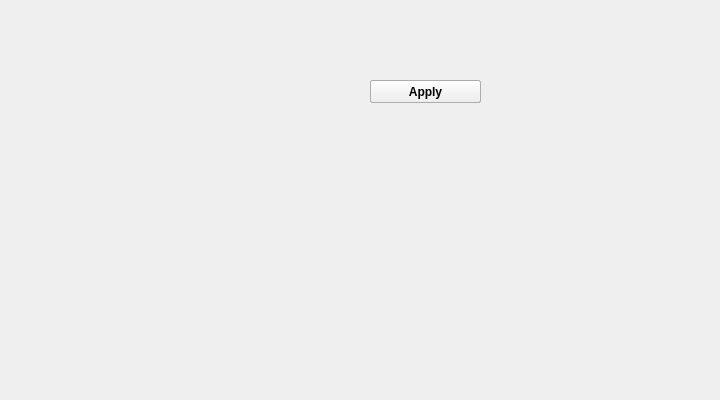
<?xml version="1.0" encoding="UTF-8"?>
<ui version="4.0">
 <class>LUAEditorSettingsDialog</class>
 <widget class="QDialog" name="LUAEditorSettingsDialog">
  <property name="geometry">
   <rect>
    <x>0</x>
    <y>0</y>
    <width>720</width>
    <height>400</height>
   </rect>
  </property>
  <property name="sizePolicy">
   <sizepolicy hsizetype="Preferred" vsizetype="Preferred">
    <horstretch>0</horstretch>
    <verstretch>0</verstretch>
   </sizepolicy>
  </property>
  <property name="windowTitle">
   <string>Settings</string>
  </property>
  <widget class="AzToolsFramework::ReflectedPropertyEditor" name="propertyEditor" native="true">
   <property name="geometry">
    <rect>
     <x>0</x>
     <y>0</y>
     <width>100</width>
     <height>30</height>
    </rect>
   </property>
  </widget>
  <widget class="QPushButton" name="cancelButton">
   <property name="enabled">
    <bool>true</bool>
   </property>
   <property name="geometry">
    <rect>
     <x>370</x>
     <y>80</y>
     <width>111</width>
     <height>23</height>
    </rect>
   </property>
   <property name="font">
    <font>
     <weight>75</weight>
     <bold>true</bold>
    </font>
   </property>
   <property name="text">
    <string>Cancel</string>
   </property>
   <property name="autoDefault">
    <bool>false</bool>
   </property>
  </widget>
  <widget class="QPushButton" name="saveButton">
   <property name="enabled">
    <bool>true</bool>
   </property>
   <property name="geometry">
    <rect>
     <x>370</x>
     <y>80</y>
     <width>111</width>
     <height>23</height>
    </rect>
   </property>
   <property name="font">
    <font>
     <weight>75</weight>
     <bold>true</bold>
    </font>
   </property>
   <property name="text">
    <string>Save</string>
   </property>
   <property name="autoDefault">
    <bool>false</bool>
   </property>
  </widget>
  <widget class="QPushButton" name="saveCloseButton">
   <property name="enabled">
    <bool>true</bool>
   </property>
   <property name="geometry">
    <rect>
     <x>370</x>
     <y>80</y>
     <width>111</width>
     <height>23</height>
    </rect>
   </property>
   <property name="font">
    <font>
     <weight>75</weight>
     <bold>true</bold>
    </font>
   </property>
   <property name="text">
    <string>Save &amp;&amp; Close</string>
   </property>
   <property name="autoDefault">
    <bool>false</bool>
   </property>
  </widget>
  <widget class="QPushButton" name="applyButton">
   <property name="enabled">
    <bool>true</bool>
   </property>
   <property name="geometry">
    <rect>
     <x>370</x>
     <y>80</y>
     <width>111</width>
     <height>23</height>
    </rect>
   </property>
   <property name="font">
    <font>
     <weight>75</weight>
     <bold>true</bold>
    </font>
   </property>
   <property name="text">
    <string>Apply</string>
   </property>
   <property name="autoDefault">
    <bool>false</bool>
   </property>
  </widget>
 </widget>
 <customwidgets>
  <customwidget>
   <class>AzToolsFramework::ReflectedPropertyEditor</class>
   <extends>QWidget</extends>
   <header location="global">AzToolsFramework/UI/PropertyEditor/ReflectedPropertyEditor.hxx</header>
   <container>1</container>
  </customwidget>
 </customwidgets>
 <tabstops>
  <tabstop>cancelButton</tabstop>
  <tabstop>saveButton</tabstop>
  <tabstop>saveCloseButton</tabstop>
 </tabstops>
 <resources/>
 <connections/>
</ui>
